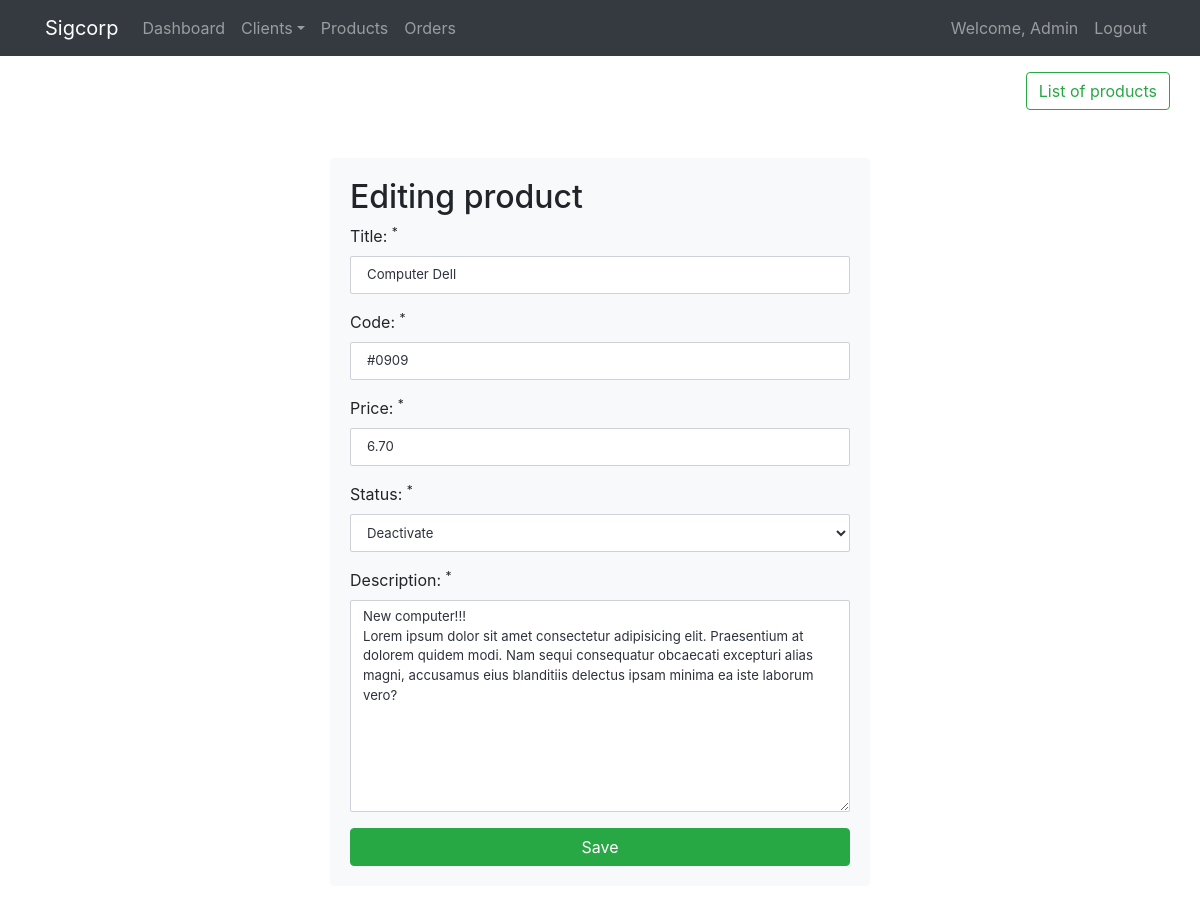
/products/edit/1 (signed in), run on the app's committed database.
### tables this page shows
CREATE TABLE `products` (
  `id` int(10) unsigned NOT NULL AUTO_INCREMENT,
  `code` varchar(45) NOT NULL,
  `title` varchar(255) NOT NULL,
  `description` text NOT NULL,
  `price` decimal(10,2) NOT NULL,
  `created_at` datetime NOT NULL DEFAULT CURRENT_TIMESTAMP,
  `active` tinyint(1) NOT NULL DEFAULT '1',
  PRIMARY KEY (`id`)
);

### app/controllers/Products.php (called while the page is built, shortened)
<?php
class Products extends Controller
{
    private $productModel;
    public function __construct()
    {
        $this->productModel = $this->model('Product');
    }
    public function edit($id)
    {
        $product = $this->productModel->getProductById($id);
        $data = [
            'title' => 'Product',
            'description' => 'Editing product',
            'product' => $product
        ];
        $this->view('products/edit', $data);
    }
}

### app/libraries/Core.php (called while the page is built, shortened)
<?php
class Core
{
    protected $currentMethod = 'index';
    public function __construct()
    {
        $url = $this->getUrl();
        if (isset($url[0])) {
            if (file_exists('../app/controllers/' . ucwords($url[0]) . '.php')) {
                unset($url[0]);
            }
        }
        $this->currentController = new $this->currentController;
        if (isset($url[1])) {
            if (method_exists($this->currentController, $url[1])) {
                $this->currentMethod = $url[1];
                unset($url[1]);
            }
        }
        $this->params = $url ? array_values((array) $url) : [];
        call_user_func_array(
            [$this->currentController, $this->currentMethod],
            $this->params
        );
    }
    public function getUrl()
    {
        if (isset($_GET['url'])) {
            $url = rtrim($_GET['url'], '/');
            $url = filter_var($url, FILTER_SANITIZE_URL);
            $url = explode('/', $url);
            return $url;
        }
    }
}

### public/index.php (called while the page is built, shortened)
<?php
$init = new Core;

### app/libraries/Database.php (called while the page is built, shortened)
<?php
class Database
{
    private string $_host = DB_HOST;
    private string $_user = DB_USER;
    private string $_pass = DB_PASS;
    private string $_dbname = DB_NAME;
    public function __construct()
    {
        $dsn = 'mysql:host=' . $this->_host . ';dbname=' . $this->_dbname;
        $options = array(
            PDO::ATTR_PERSISTENT => true,
            PDO::ATTR_ERRMODE => PDO::ERRMODE_EXCEPTION
        );
        try {
            $this->dbh = new PDO($dsn, $this->_user, $this->_pass, $options);
        } catch (PDOException $e) {
            $this->error = $e->getMessage();
            echo $this->error;
        }
    }
    public function query($sql)
    {
        $this->stmt = $this->dbh->prepare($sql);
    }
    public function bind($param, $value, $type = null)
    {
        if (is_null($type)) {
            switch ($value) {
            default:
                $type = PDO::PARAM_STR;
            }
        }
        $this->stmt->bindValue($param, $value, $type);
    }
    public function execute()
    {
        return $this->stmt->execute();
    }
    public function single()
    {
        $this->execute();
        return $this->stmt->fetch(PDO::FETCH_OBJ);
    }
}

### app/models/Product.php (called while the page is built, shortened)
<?php
class Product
{
    private Database $_db;
    public function __construct()
    {
        $this->_db = new Database;
    }
    public function getProductById($id)
    {
        $this->_db->query('SELECT * FROM products WHERE id = :id');
        $this->_db->bind(':id', $id);
        return $this->_db->single();
    }
}

### app/views/products/edit.php (the view, shortened to what this page needs)
<?php
require_once APPROOT . '/views/inc/header.php'; ?>
    <div class="row justify-content-end">
        <div class="d-flex align-items-center">
            <a class="btn btn-outline-success text-right" href="<?= URLROOT . '/products/'; ?>">List of products</a>
        </div>
    </div>
<?php if ( isset($data['product'])) : $product = $data['product']; ?>
    <div class="row">
        <div class="col-md-6 mx-auto">
            <div class="card card-body bg-light mt-5">
                <h2><?php echo (!empty($data['description']) ? $data['description'] : ''); ?></h2>
                <form action="<?php echo URLROOT; ?>/products/update" method="post">
                    <div class="form-group">
                        <label for="name">Title: <sup>*</sup></label>
                        <input
                            type="text"
                            name="title"
                            id="title"
                            class="form-control form-control-lg
                    <?php echo (!empty($data['title_err'])) ? 'is-invalid' : ''; ?>"
                            value="<?php echo $product->title; ?>"
                        >
                    </div>
                    <div class="form-group">
                        <label for="last_name">Code: <sup>*</sup></label>
                        <input
                            type="text"
                            name="code"
                            id="code"
                            class="form-control form-control-lg
                    <?php echo (!empty($data['code_name_err'])) ? 'is-invalid' : ''; ?>"
                            value="<?php echo $product->code; ?>"
                        >
                    </div>
                    <div class="form-group">
                        <label for="email">Price: <sup>*</sup></label>
                        <input
                            type="text"
                            name="price"
                            id="price"
                            class="form-control form-control-lg
                    <?php echo (!empty($data['price_err'])) ? 'is-invalid' : ''; ?>"
                            value="<?php echo $product->price; ?>"
                        >
                    </div>
                    <div class="form-group">
                        <label for="email">Status: <sup>*</sup></label>
                        <select class="form-control" name="active" id="active">
                            <option value="0" <?= ($product->active == 0) ? 'selected' : ''; ?>>Deactivate</option>
                        </select>
                    </div>
                    <div class="form-group">
                        <label for="phone">Description: <sup>*</sup></label>
                        <textarea
                            name="description"
                            id="description"
                            cols="30" rows="10"
                            class="form-control
                            <?php echo (!empty($data['description_err'])) ? 'is-invalid' : ''; ?>"
                        ><?php echo $product->description; ?></textarea>
                    </div>
                    <div class="row">
                        <div class="col">
                            <input type="submit" value="Save" class="btn btn-success btn-block">
                        </div>
                    </div>
                </form>
            </div>
        </div>
    </div>
<?php else:
redirect('products');
endif;
?>
<?php require_once APPROOT . '/views/inc/footer.php'; ?>

### public/css/style.css (style rules this page uses)
.form-control { border: 1px solid #cfd1d8; -webkit-border-radius: 2px; -moz-border-radius: 2px; border-radius: 2px; font-size: .825rem; background: #ffffff; color: #2e323c; }
.card { background: #ffffff; -webkit-border-radius: 5px; -moz-border-radius: 5px; border-radius: 5px; border: 0; margin-bottom: 1rem; }

### data on the page
products: title "Computer Dell", code "#0909", price "6.70", active "Deactivate", description "New computer!!! Lorem ipsum dolor sit amet consectetur adipisicing elit. Praesentium at dolorem quidem modi. Nam sequi consequatur obcaecati excepturi alias magni, accusamus eius blanditiis delectus ipsam minima ea iste laborum vero?"

### other printed values
APPNAME "Sigcorp"
$_SESSION['user_name'] "Admin"
$data['description'] "Editing product"
